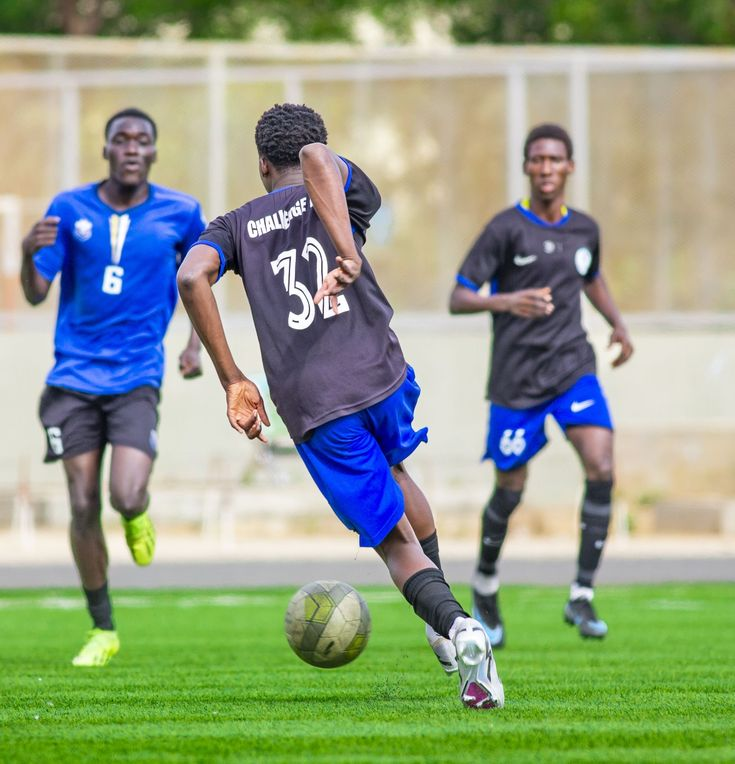
#> input picture backend/uploads/1781000431100-379916.jpeg, 735 x 764 px
$ python make_black.py backend/uploads/1781000431100-379916.jpeg backend/uploads/1781000431100-884390.jpeg
#> lines starting #> are read from the running program, lines starting #| are printed output that depends on the picture
import sys
from PIL import Image

def make_black(input_path, output_path):
    img = Image.open(input_path).convert("RGBA")
    data = img.getdata()

    new_data = []
    for item in data:
        # If the pixel is not completely transparent
        if item[3] > 0:
            # make it black but keep original alpha
            new_data.append((15, 23, 42, item[3])) # #0f172a (dark blue/black) to match the brand color
        else:
            new_data.append(item)
#> this loop made 561540 passes
#> item on passes 1 to 3: (38, 82, 23, 255), (38, 82, 23, 255), (39, 83, 24, 255)
#> after the loop, new_data = 561540 items

    img.putdata(new_data)
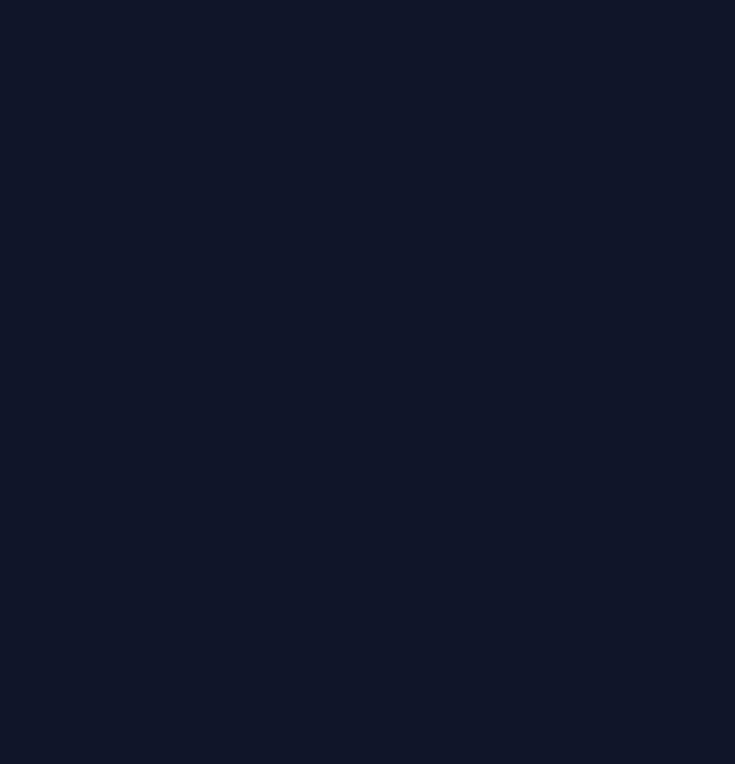
#> img: PIL image 735x764 RGBA; mean R, G, B, A 15, 23, 42, 255
    img.save(output_path, "PNG")

if __name__ == "__main__":
    make_black(sys.argv[1], sys.argv[2])
